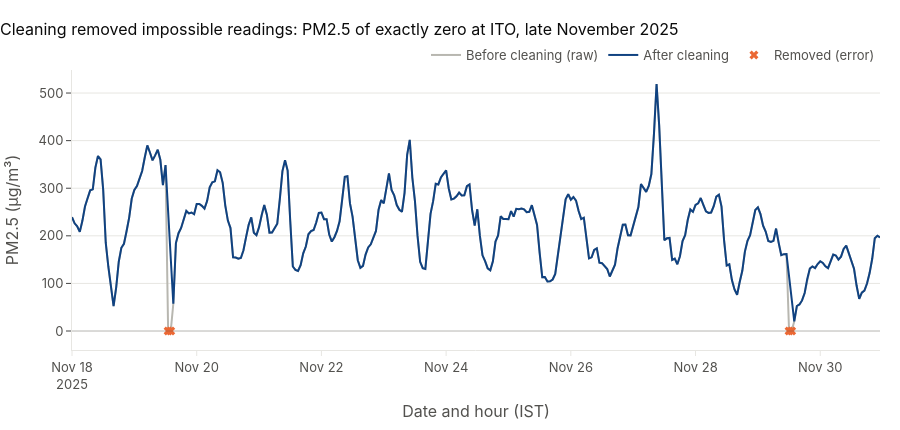

This figure's notebook cell:
### Markdown cell above
## 5 · Data-quality charts
### Chart 8: before and after cleaning (one station where cleaning mattered)

### Code cell
ito = d[(d.station_key == "ito") & (d.year == 2025) & (d.ts_ist.between("2025-11-18", "2025-11-30 23:00"))]
fig8 = go.Figure()
fig8.add_trace(go.Scatter(x=ito.ts_ist, y=ito.pm25_raw, name="Before cleaning (raw)", mode="lines",
                          line=dict(color=CONTEXT, width=2), hovertemplate="%{x|%d %b %H:%M}<br>raw %{y:.0f}<extra></extra>"))
fig8.add_trace(go.Scatter(x=ito.ts_ist, y=ito.pm25, name="After cleaning", mode="lines",
                          line=dict(color=YEAR_COLOR[2025], width=2), hovertemplate="%{x|%d %b %H:%M}<br>clean %{y:.0f}<extra></extra>"))
bad = ito[ito.pm25_flag.isin(["impossible_value", "stuck", "isolated_spike"])]
fig8.add_trace(go.Scatter(x=bad.ts_ist, y=bad.pm25_raw, name="Removed (error)", mode="markers",
                          marker=dict(color=HIGHLIGHT, size=8, symbol="x"),
                          customdata=bad.pm25_flag.astype(str), hovertemplate="%{x|%d %b %H:%M}<br>%{y:.0f} - %{customdata}<extra></extra>"))
fig8.add_hline(y=0, line=dict(color=INK2, width=1))
style(fig8, "Cleaning removed impossible readings: PM2.5 of exactly zero at ITO, late November 2025",
      "Date and hour (IST)", "PM2.5 (µg/m³)")
save(fig8, "fig8_before_after")
print("Removed points in this window:", len(bad), bad.pm25_flag.value_counts().to_dict())

### Figure 1 — Plotly figure (JSON) as saved in the notebook; plotly's stock layout.template omitted (floating-point values rounded to 4 significant figures; data arrays with more than 128 entries replaced by an {"elided": "..."} marker saying what was removed)
{"data": [{"hovertemplate": "%{x|%d %b %H:%M}<br>raw %{y:.0f}<extra></extra>", "line": {"color": "#b8b7b0", "width": 2}, "mode": "lines", "name": "Before cleaning (raw)", "type": "scatter", "x": {"elided": "312 str values"}, "y": {"elided": "312 float values"}}, {"hovertemplate": "%{x|%d %b %H:%M}<br>clean %{y:.0f}<extra></extra>", "line": {"color": "#104281", "width": 2}, "mode": "lines", "name": "After cleaning", "type": "scatter", "x": {"elided": "312 str values"}, "y": {"elided": "312 float values"}}, {"customdata": ["impossible_value", "impossible_value", "impossible_value", "impossible_value"], "hovertemplate": "%{x|%d %b %H:%M}<br>%{y:.0f} - %{customdata}<extra></extra>", "marker": {"color": "#eb6834", "size": 8, "symbol": "x"}, "mode": "markers", "name": "Removed (error)", "type": "scatter", "x": ["2025-11-19T13:00:00.000000000", "2025-11-19T14:00:00.000000000", "2025-11-29T12:00:00.000000000", "2025-11-29T13:00:00.000000000"], "y": [0.0, 0.0, 0.0, 0.0]}], "layout": {"font": {"color": "#52514e", "family": "Inter, Segoe UI, Arial, sans-serif", "size": 13}, "height": 430, "hoverlabel": {"bgcolor": "white", "font": {"size": 12}}, "legend": {"orientation": "h", "title": {}, "x": 1, "xanchor": "right", "y": 1.0, "yanchor": "bottom"}, "margin": {"b": 55, "l": 60, "r": 20, "t": 70}, "paper_bgcolor": "white", "plot_bgcolor": "white", "shapes": [{"line": {"color": "#52514e", "width": 1}, "type": "line", "x0": 0, "x1": 1, "xref": "x domain", "y0": 0, "y1": 0, "yref": "y"}], "title": {"font": {"color": "#0b0b0b", "size": 16}, "text": "Cleaning removed impossible readings: PM2.5 of exactly zero at ITO, late November 2025", "x": 0, "xanchor": "left"}, "xaxis": {"linecolor": "#e7e6e2", "showgrid": false, "tickcolor": "#e7e6e2", "ticks": "outside", "title": {"text": "Date and hour (IST)"}}, "yaxis": {"gridcolor": "#e7e6e2", "linecolor": "#e7e6e2", "showgrid": true, "title": {"text": "PM2.5 (µg/m³)"}, "zeroline": false}}}
